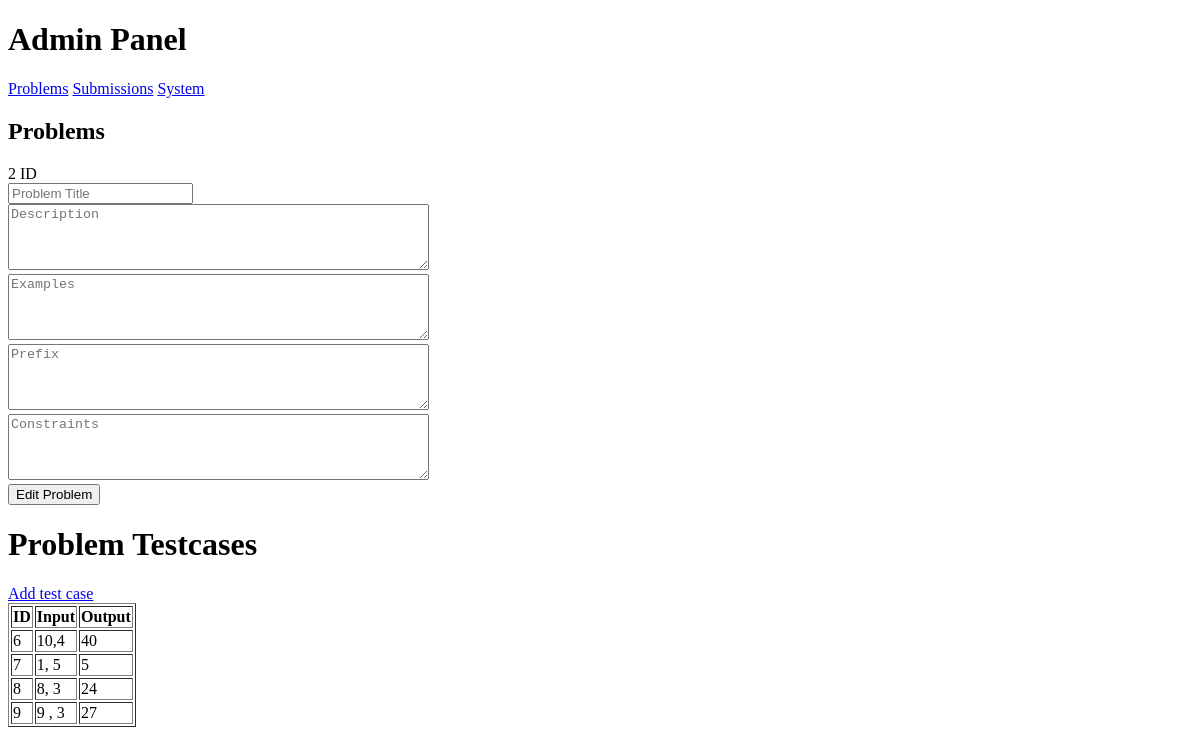
Page /admin/problems/edit/2 on the earlier database version.
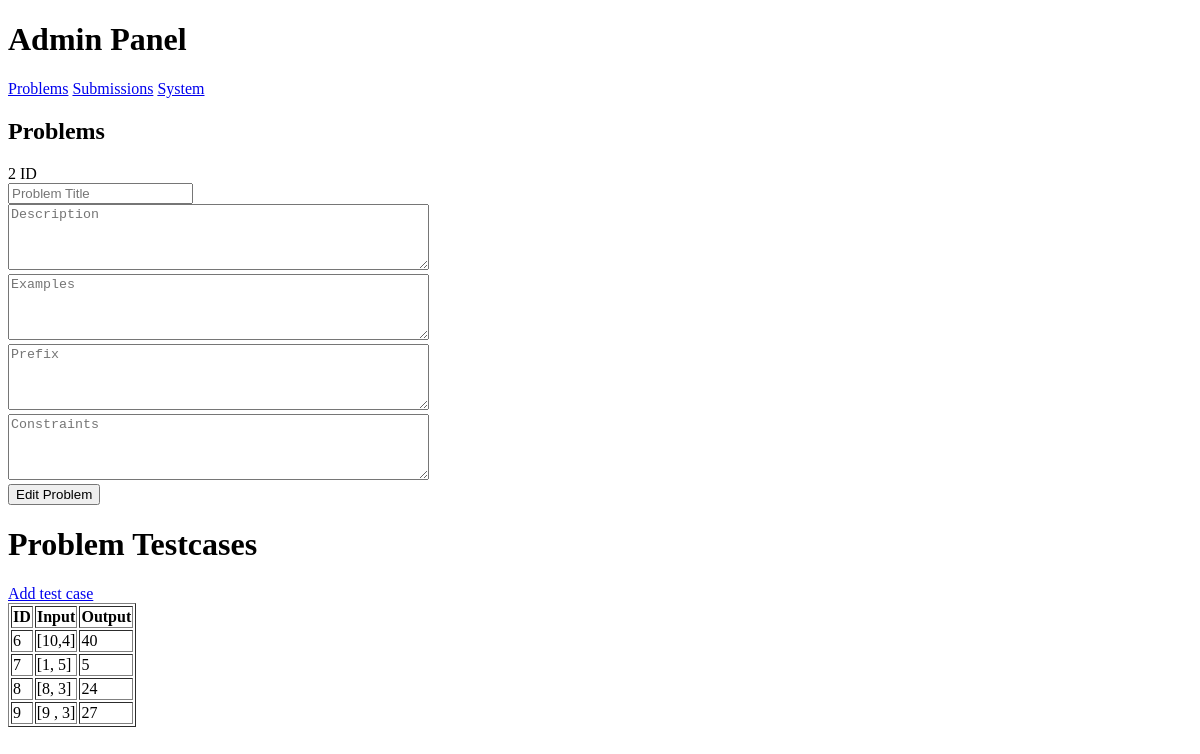
Same page on the later database version.
### tables this page shows
CREATE TABLE test_cases (
    id INTEGER PRIMARY KEY AUTOINCREMENT,
    problem_id INTEGER,
    input TEXT NOT NULL,
    expected TEXT NOT NULL,
    FOREIGN KEY(problem_id) REFERENCES problems(id)
);

### run.py (the view, shortened to what this page needs)
@app.route('/admin/problems/edit/<int:id>', methods=["GET", "POST"])
def edit_problem(id):
    conn = get_db_connection()
    problems = [dict(row) for row in conn.execute('SELECT * FROM problems WHERE id = ?', (id,)).fetchall()]
    testcases = [dict(row) for row in conn.execute('SELECT * FROM test_cases WHERE problem_id = ?', (id,)).fetchall()]
    return render_template('admin/adminProblems.html',testcases=testcases,problem_id=id, edit=True)

### run.py (called while the page is built)
def get_db_connection():
    conn = sqlite3.connect(DB_PATH)
    conn.row_factory = sqlite3.Row
    return conn

### templates/admin/adminProblems.html (shortened to what this page needs)
{% extends "admin/admin.html" %}
{% block content %}
<h2>Problems</h2>
{{ problem_id }} ID
{% if add or edit%}
<form method="POST">
    <input type="text" id="title" name="title" placeholder="Problem Title" required><br>
    <textarea id="description" name="description" placeholder="Description" rows="4" cols="50" required></textarea><br>
    <textarea id="example" name="example" placeholder="Examples" rows="4" cols="50" required></textarea><br>
    <textarea id="prefix" name="prefix" placeholder="Prefix" rows="4" cols="50" required></textarea><br>
    <textarea id="constraints" name="constraints" placeholder="Constraints" rows="4" cols="50" required></textarea><br>
    {% if add %}
    <button type="submit">Add Problem</button>
    {% else %}
    <button type="submit">Edit Problem</button><br>
    {% endif %}
</form>
{% endif%}
{% if edit %}
<h1>Problem Testcases</h1>
{% if not testcases[0] %}
{{id}}
{{testcases}}
<a href="{{ url_for('admin_testcases', problem_id=problem_id) }}">Add test case</a>
{% else %}
<a href="{{ url_for('admin_testcases', problem_id=testcases[0]['problem_id']) }}">Add test case</a>
{% endif %}
<table border="1">
    <tr>
        <th>ID</th>
        <th>Input</th>
        <th>Output</th>
    </tr>
    {% for t in testcases %}
    <tr>
        <td>{{t.id}}</td>
        <td>{{t.input}}</td>
        <td>{{t.expected}}</td>
    </tr>
    {% endfor %}
</table>
{% endif %}
{% endblock %}

Differences in the rows shown:
changed test_cases id 6: input "10,4" → "[10,4]"
changed test_cases id 7: input "1, 5" → "[1, 5]"
changed test_cases id 8: input "8, 3" → "[8, 3]"
changed test_cases id 9: input "9 , 3" → "[9 , 3]"
